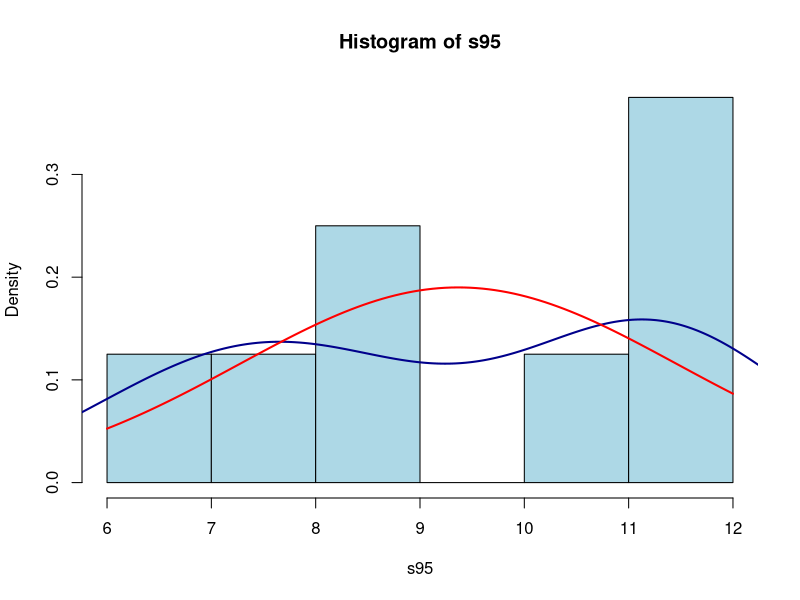
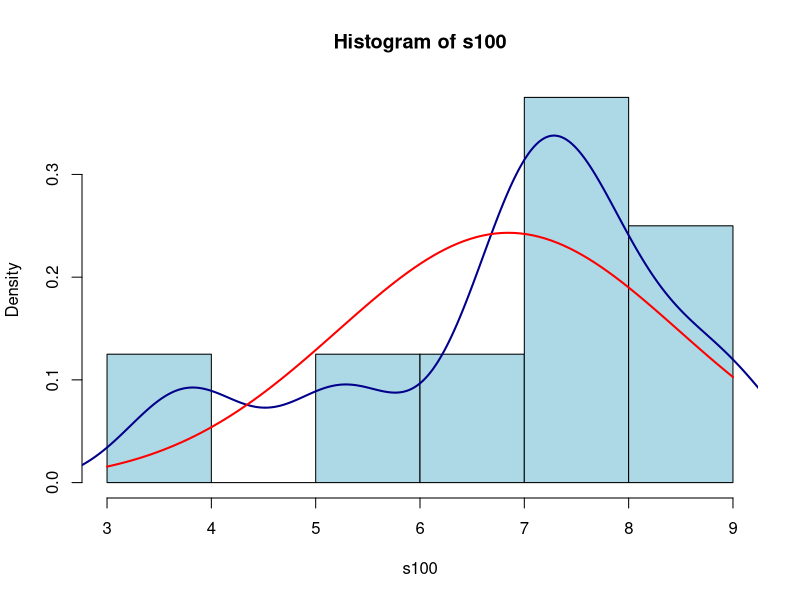

Write the R code that produced these figures, in order.
s95 <- c(11.176, 7.089, 8.097, 11.739, 11.291, 10.759, 6.467, 8.315)
s100 <- c(5.263, 6.748, 7.461, 7.015, 8.133, 7.418, 3.772, 8.963)
t.test(s95, s100, conf.level = .95)

library(pwr)
pwr.2p.test(s95, s100)

hist(s95, prob=T, col="lightblue")
lines(density(s95), col="darkblue", lwd=2)
curve(dnorm(x, mean=mean(s95), sd=sd(s95)), add=TRUE, col="red", lwd=2)

hist(s100, prob=T, col="lightblue")
lines(density(s100), col="darkblue", lwd=2)
curve(dnorm(x, mean=mean(s100), sd=sd(s100)), add=TRUE, col="red", lwd=2)
